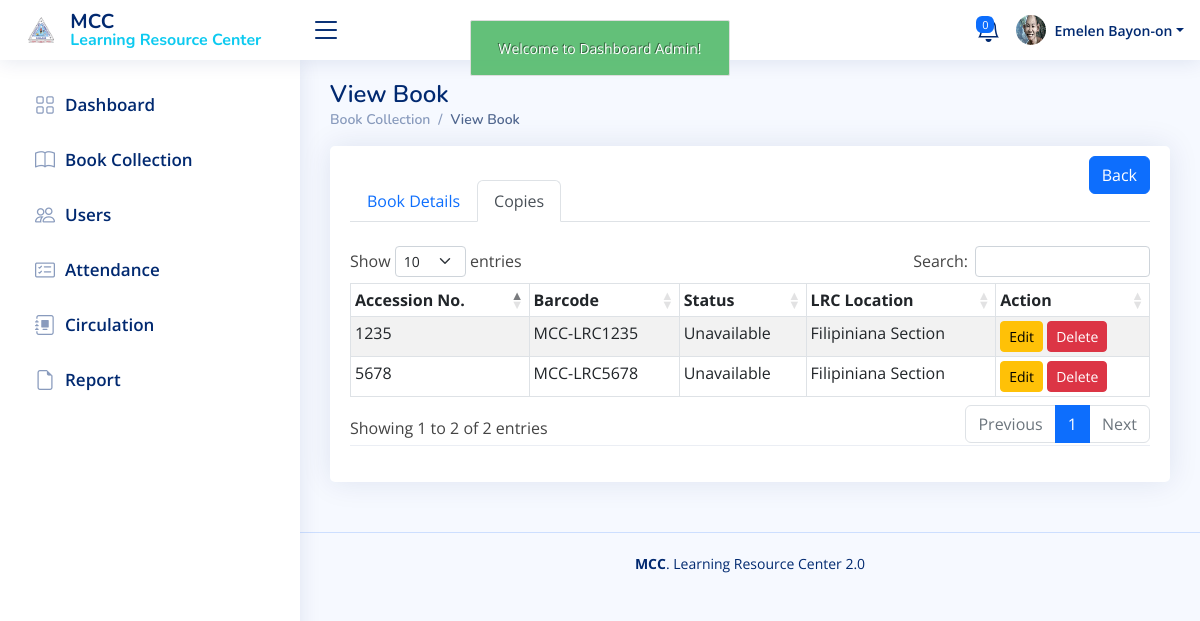
/admin/book_views.php?title=Computer+Programming&tab=copies (signed in), run on an earlier commit of the app's database.
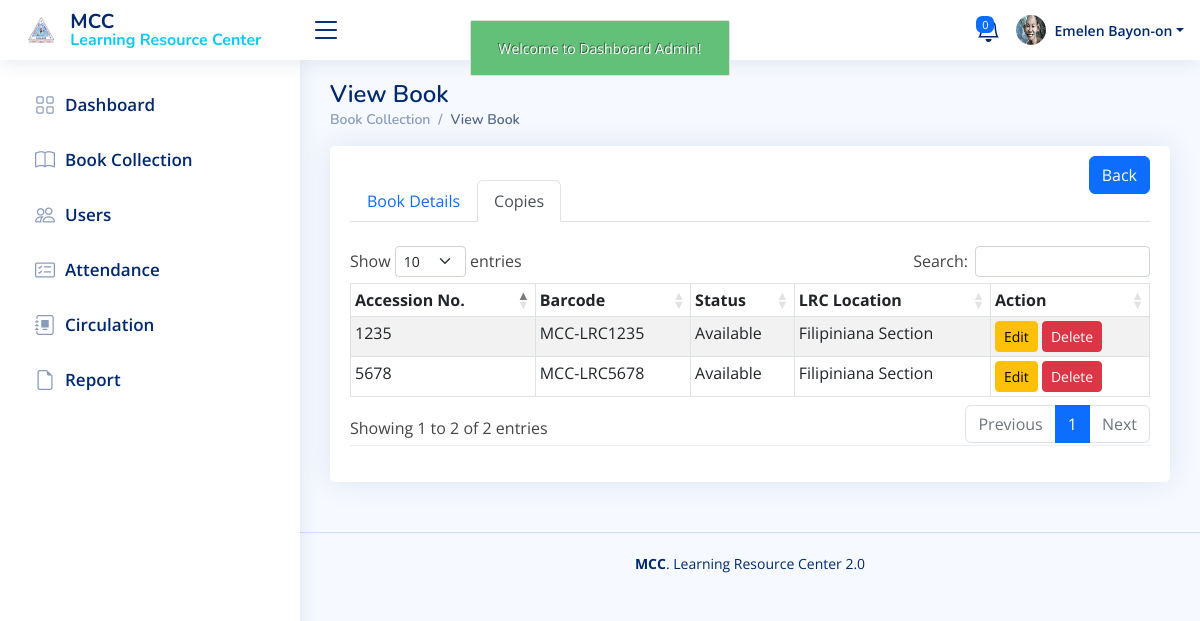
And on a later commit of the database.
### tables this page shows
CREATE TABLE `book` (
  `book_id` int(11) NOT NULL,
  `call_number` varchar(50) NOT NULL,
  `accession_number` varchar(50) NOT NULL,
  `title` varchar(150) NOT NULL,
  `category_id` int(11) NOT NULL,
  `author` varchar(50) NOT NULL,
  `copyright_date` varchar(20) NOT NULL,
  `publisher` varchar(50) NOT NULL,
  `place_publication` varchar(50) NOT NULL,
  `isbn` varchar(50) NOT NULL,
  `barcode` varchar(50) NOT NULL,
  `book_image` varchar(100) NOT NULL,
  `date_added` datetime NOT NULL,
  `status` varchar(50) NOT NULL
);

CREATE TABLE `category` (
  `category_id` int(11) NOT NULL,
  `classname` varchar(50) DEFAULT NULL
);

### admin/book_views.php (the view, shortened to what the changed rows need)
<?php
include('authentication.php');
include('includes/header.php');
$activeTabPane = isset($_GET['tab']) && $_GET['tab'] == 'copies' ? 'copies-tab-pane' : 'details-tab-pane';
?>
<main id="main" class="main">
    <div class="pagetitle">
        <h1>View Book</h1>
    </div>
    <section class="section">
        <div class="row">
            <div class="col-lg-12">
                <div class="card">
                    <div class="card-body">
                        <div class="tab-content" id="myTabContent">
                                    <?php
                                    if (isset($_GET['title'])) {
                                        $book_title = mysqli_real_escape_string($con, $_GET['title']);
                                            ?>
                                            <?php
                                    }
                                    ?>
                            <div class="tab-pane fade <?= $activeTabPane == 'copies-tab-pane' ? 'show active' : '' ?>" id="copies-tab-pane">
                                <div class="table-responsive">
                                    <br>
                                    <table id="myDataTable" class="table table-bordered table-striped table-sm">
                                        <thead>
                                            <tr>
                                                <th>Accession No.</th>
                                                <th>Barcode</th>
                                                <th>Status</th>
                                                <th>LRC Location</th>
                                                <th>Action</th>
                                            </tr>
                                        </thead>
                                        <tbody>
                                            <?php
                                            $query = "SELECT book.*, category.classname
                                                      FROM book
                                                      LEFT JOIN category ON book.category_id = category.category_id
                                                      WHERE book.title = '$book_title'";
                                            $query_run = mysqli_query($con, $query);
                                            if (mysqli_num_rows($query_run) > 0) {
                                                while ($book = mysqli_fetch_assoc($query_run)) {
                                                    ?>
                                                    <tr>
                                                        <td><?= $book['accession_number']; ?></td>
                                                        <td><?= $book['barcode']; ?></td>
                                                        <td><?= $book['status']; ?></td>
                                                        <td><?= $book['classname']; ?></td>
                                                        <td>
                                                            <button type="button" class="btn btn-warning btn-sm" data-bs-toggle="modal" data-bs-target="#editModal<?= $book['accession_number']; ?>">Edit</button>
                                                            <form action="books_code.php" method="POST" class="d-inline">
                                                                <button type="submit" name="delete_book" class="btn btn-danger btn-sm">Delete</button>
                                                            </form>
                                                        </td>
                                                    </tr>
                                                    <?php
                                                }
                                            } else {
                                                echo '<tr><td colspan="5">No records found</td></tr>';
                                            }
                                            ?>
                                        </tbody>
                                    </table>
                                </div>
                            </div>
                        </div>
                    </div>
                </div>
            </div>
        </div>
    </section>
</main>

What changed in the data, as far as the page shows it:
changed book "MCC-LRC1235": status "Unavailable" → "Available"
changed book "MCC-LRC5678": status "Unavailable" → "Available"
